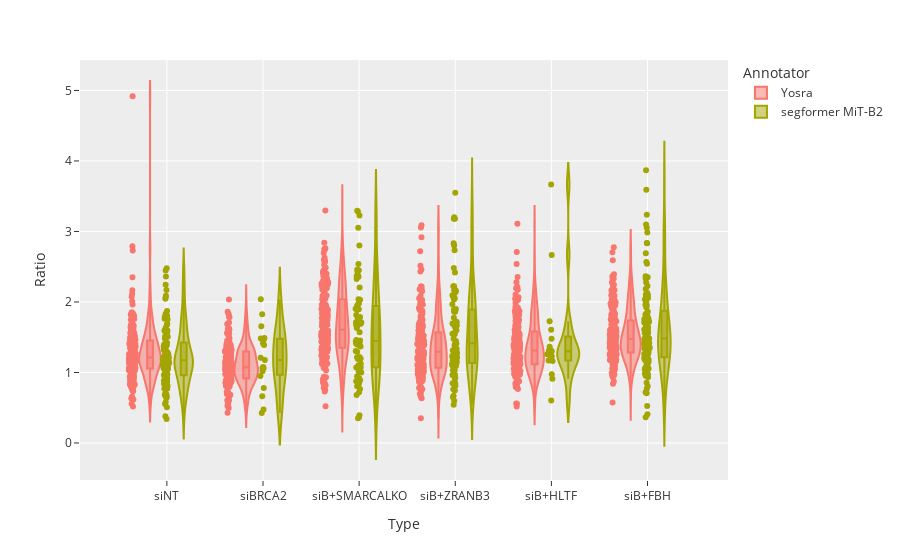

This figure's notebook cell:
### Code cell
import pandas as pd
import plotly.express as px

df = pd.read_pickle("segformer MiT-B2_properties.csv")
df = df[(df['ratio'] < 5) & (df['ratio'] > 0.25)]
df = df[(df['green'] + df['red']) > 225]
df = df[df['fiber_type'] == 'double']
df['Ratio'] = 1 / df['ratio']
df['Type'] = df['image_type'].apply(lambda x: x.replace(" KO", "").replace("SMARCAL", "SMARCALKO").replace("siBRCA2+", "siB+"))
df["Annotator"] = df["annotator"]
xl = pd.ExcelFile("c:/Users/cleme/OneDrive/PostDoc/data/DNAFiber/Validation/YM-2024-59.xlsx")
sheet_names = xl.sheet_names  # see all sheet names
summary_data = dict(Type=[], Ratio=[], Annotator=[])
for sheet in sheet_names:
    data = xl.parse(sheet, header=None)  # read a sheet into a DataFrame
    ratio = data.iloc[:, 2].dropna().values
    summary_data['Ratio'].extend(ratio)
    summary_data['Type'].extend([sheet] * len(ratio))
    summary_data['Annotator'].extend(["Yosra"] * len(ratio))

df_yosra = pd.DataFrame(summary_data)

df_ai = df[['Ratio', 'Type', "Annotator"]].copy()
cat = pd.concat([df_yosra, df_ai], ignore_index=True)

fig = px.violin(
    cat,
    y="Ratio",
    x="Type",
    box=True,  # draw box plot inside the violin
    points="all",  # can be 'outliers', or False
    color="Annotator",
    template="ggplot2",
)
fig.show()

### Figure 1 — Plotly figure (JSON) as saved in the notebook; plotly's stock layout.template omitted (floating-point values rounded to 4 significant figures; data arrays with more than 128 entries replaced by an {"elided": "..."} marker saying what was removed)
{"data": [{"alignmentgroup": "True", "box": {"visible": true}, "hovertemplate": "Annotator=Yosra<br>Type=%{x}<br>Ratio=%{y}<extra></extra>", "legendgroup": "Yosra", "marker": {"color": "#F8766D"}, "name": "Yosra", "offsetgroup": "Yosra", "orientation": "v", "points": "all", "scalegroup": "True", "showlegend": true, "type": "violin", "x": {"elided": "1199 str values"}, "x0": " ", "xaxis": "x", "y": {"elided": "1199 float values"}, "y0": " ", "yaxis": "y"}, {"alignmentgroup": "True", "box": {"visible": true}, "hovertemplate": "Annotator=segformer MiT-B2<br>Type=%{x}<br>Ratio=%{y}<extra></extra>", "legendgroup": "segformer MiT-B2", "marker": {"color": "#A3A500"}, "name": "segformer MiT-B2", "offsetgroup": "segformer MiT-B2", "orientation": "v", "points": "all", "scalegroup": "True", "showlegend": true, "type": "violin", "x": {"elided": "432 str values"}, "x0": " ", "xaxis": "x", "y": {"elided": "432 float values"}, "y0": " ", "yaxis": "y"}], "layout": {"legend": {"title": {"text": "Annotator"}, "tracegroupgap": 0}, "margin": {"t": 60}, "violinmode": "group", "xaxis": {"anchor": "y", "domain": [0, 1], "title": {"text": "Type"}}, "yaxis": {"anchor": "x", "domain": [0, 1], "title": {"text": "Ratio"}}}}
